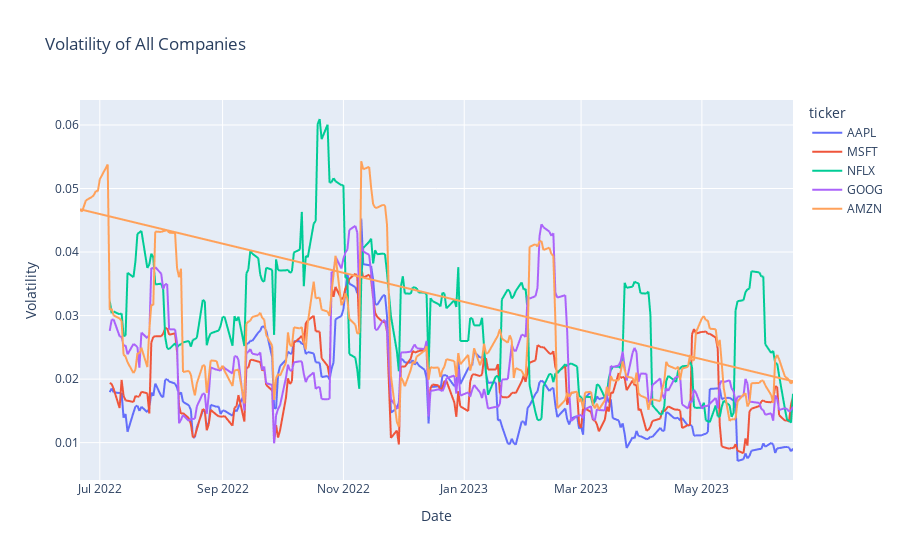

Here is the notebook cell this chart was saved with:
### Markdown cell above
The output shows four separate graphs for each company. When the MA10 crosses above the MA20, it is considered a bullish signal indicating that the stock price will continue to rise. Conversely, when the MA10 crosses below the MA20, it is a bearish signal that the stock price will continue falling.

### Code cell
#Measuring volatility
df['Volatility'] = df.groupby('ticker')['Close'].pct_change().rolling(window=10).std().reset_index(0, drop=True)
fig = px.line(df, x='Date', y='Volatility', 
              color='ticker', 
              title='Volatility of All Companies')
fig.show()

### Figure 1 — Plotly figure (JSON) as saved in the notebook; plotly's stock layout.template omitted (floating-point values rounded to 4 significant figures; data arrays with more than 128 entries replaced by an {"elided": "..."} marker saying what was removed)
{"data": [{"hovertemplate": "ticker=AAPL<br>Date=%{x}<br>Volatility=%{y}<extra></extra>", "legendgroup": "AAPL", "line": {"color": "#636efa", "dash": "solid"}, "marker": {"symbol": "circle"}, "mode": "lines", "name": "AAPL", "showlegend": true, "type": "scattergl", "x": {"elided": "250 str values"}, "xaxis": "x", "y": {"elided": "250 float values"}, "yaxis": "y"}, {"hovertemplate": "ticker=MSFT<br>Date=%{x}<br>Volatility=%{y}<extra></extra>", "legendgroup": "MSFT", "line": {"color": "#EF553B", "dash": "solid"}, "marker": {"symbol": "circle"}, "mode": "lines", "name": "MSFT", "showlegend": true, "type": "scattergl", "x": {"elided": "250 str values"}, "xaxis": "x", "y": {"elided": "250 float values"}, "yaxis": "y"}, {"hovertemplate": "ticker=NFLX<br>Date=%{x}<br>Volatility=%{y}<extra></extra>", "legendgroup": "NFLX", "line": {"color": "#00cc96", "dash": "solid"}, "marker": {"symbol": "circle"}, "mode": "lines", "name": "NFLX", "showlegend": true, "type": "scattergl", "x": {"elided": "250 str values"}, "xaxis": "x", "y": {"elided": "250 float values"}, "yaxis": "y"}, {"hovertemplate": "ticker=GOOG<br>Date=%{x}<br>Volatility=%{y}<extra></extra>", "legendgroup": "GOOG", "line": {"color": "#ab63fa", "dash": "solid"}, "marker": {"symbol": "circle"}, "mode": "lines", "name": "GOOG", "showlegend": true, "type": "scattergl", "x": {"elided": "250 str values"}, "xaxis": "x", "y": {"elided": "250 float values"}, "yaxis": "y"}, {"hovertemplate": "ticker=AMZN<br>Date=%{x}<br>Volatility=%{y}<extra></extra>", "legendgroup": "AMZN", "line": {"color": "#FFA15A", "dash": "solid"}, "marker": {"symbol": "circle"}, "mode": "lines", "name": "AMZN", "showlegend": true, "type": "scattergl", "x": {"elided": "500 str values"}, "xaxis": "x", "y": {"elided": "500 float values"}, "yaxis": "y"}], "layout": {"legend": {"title": {"text": "ticker"}, "tracegroupgap": 0}, "title": {"text": "Volatility of All Companies"}, "xaxis": {"anchor": "y", "domain": [0, 1], "title": {"text": "Date"}}, "yaxis": {"anchor": "x", "domain": [0, 1], "title": {"text": "Volatility"}}}}
